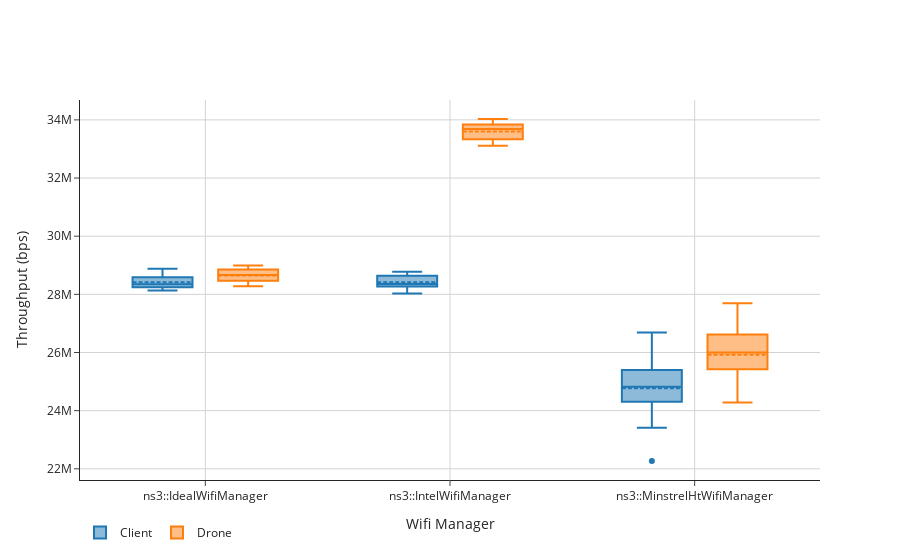

Source (notebook cell):
### Code cell
radius = '100'
filtered = full[(full['distance'] == radius)]
print(set(filtered['N']))
filtered = filtered[(filtered['N'] == '5')]
filtered = filtered[(filtered['dataRate'] == '50Mbps')]
drone = filtered[(filtered['agentType'] == 'Drone')]
client = filtered[(filtered['agentType'] == 'Client')]

trace0 = go.Box(
    y=(client['Throughput']),
    x=client['wifiManager'],
    name='Client',
    boxmean=True
)

trace1 = go.Box(
    y=(drone['Throughput']),
    x=drone['wifiManager'],
    name='Drone',
    boxmean=True
)


data = [trace0, trace1]
layout = go.Layout(
    template = "simple_white",
    xaxis_title="Wifi Manager",
    yaxis=go.layout.YAxis(
        title='Throughput (bps)',
    ),
    boxmode='group'
)

fig = go.Figure(data=data, layout=layout)
fig.update_layout(legend_orientation="h")
fig.update_xaxes(showgrid=True, gridwidth=1, gridcolor='LightGrey')
fig.update_yaxes(showgrid=True, gridwidth=1, gridcolor='LightGrey')
fig.show()
fig.write_image("débit_sink_3dB.png")

### Figure 1 — Plotly figure (JSON) as saved in the notebook; plotly's stock layout.template omitted (floating-point values rounded to 4 significant figures)
{"data": [{"boxmean": true, "name": "Client", "type": "box", "x": ["ns3::IdealWifiManager", "ns3::IdealWifiManager", "ns3::IdealWifiManager", "ns3::IdealWifiManager", "ns3::IdealWifiManager", "ns3::IdealWifiManager", "ns3::IdealWifiManager", "ns3::IdealWifiManager", "ns3::IdealWifiManager", "ns3::IdealWifiManager", "ns3::IdealWifiManager", "ns3::IdealWifiManager", "ns3::IdealWifiManager", "ns3::IdealWifiManager", "ns3::IdealWifiManager", "ns3::IdealWifiManager", "ns3::IdealWifiManager", "ns3::IdealWifiManager", "ns3::IdealWifiManager", "ns3::IdealWifiManager", "ns3::IntelWifiManager", "ns3::IntelWifiManager", "ns3::IntelWifiManager", "ns3::IntelWifiManager", "ns3::IntelWifiManager", "ns3::IntelWifiManager", "ns3::IntelWifiManager", "ns3::IntelWifiManager", "ns3::IntelWifiManager", "ns3::IntelWifiManager", "ns3::IntelWifiManager", "ns3::IntelWifiManager", "ns3::IntelWifiManager", "ns3::IntelWifiManager", "ns3::IntelWifiManager", "ns3::IntelWifiManager", "ns3::IntelWifiManager", "ns3::IntelWifiManager", "ns3::IntelWifiManager", "ns3::IntelWifiManager", "ns3::MinstrelHtWifiManager", "ns3::MinstrelHtWifiManager", "ns3::MinstrelHtWifiManager", "ns3::MinstrelHtWifiManager", "ns3::MinstrelHtWifiManager", "ns3::MinstrelHtWifiManager", "ns3::MinstrelHtWifiManager", "ns3::MinstrelHtWifiManager", "ns3::MinstrelHtWifiManager", "ns3::MinstrelHtWifiManager", "ns3::MinstrelHtWifiManager", "ns3::MinstrelHtWifiManager", "ns3::MinstrelHtWifiManager", "ns3::MinstrelHtWifiManager", "ns3::MinstrelHtWifiManager", "ns3::MinstrelHtWifiManager", "ns3::MinstrelHtWifiManager", "ns3::MinstrelHtWifiManager", "ns3::MinstrelHtWifiManager", "ns3::MinstrelHtWifiManager"], "y": [28240000.0, 28590000.0, 28130000.0, 28650000.0, 28300000.0, 28300000.0, 28200000.0, 28310000.0, 28190000.0, 28580000.0, 28660000.0, 28380000.0, 28170000.0, 28250000.0, 28450000.0, 28590000.0, 28290000.0, 28550000.0, 28880000.0, 28650000.0, 28170000.0, 28700000.0, 28030000.0, 28740000.0, 28360000.0, 28290000.0, 28130000.0, 28260000.0, 28110000.0, 28710000.0, 28600000.0, 28320000.0, 28350000.0, 28270000.0, 28390000.0, 28630000.0, 28310000.0, 28590000.0, 28780000.0, 28660000.0, 25210000.0, 24160000.0, 24520000.0, 22270000.0, 24690000.0, 25000000.0, 24640000.0, 24150000.0, 25470000.0, 25680000.0, 23790000.0, 26690000.0, 25340000.0, 23410000.0, 25610000.0, 24450000.0, 25620000.0, 24640000.0, 24950000.0, 25140000.0]}, {"boxmean": true, "name": "Drone", "type": "box", "x": ["ns3::IdealWifiManager", "ns3::IdealWifiManager", "ns3::IdealWifiManager", "ns3::IdealWifiManager", "ns3::IdealWifiManager", "ns3::IdealWifiManager", "ns3::IdealWifiManager", "ns3::IdealWifiManager", "ns3::IdealWifiManager", "ns3::IdealWifiManager", "ns3::IdealWifiManager", "ns3::IdealWifiManager", "ns3::IdealWifiManager", "ns3::IdealWifiManager", "ns3::IdealWifiManager", "ns3::IdealWifiManager", "ns3::IdealWifiManager", "ns3::IdealWifiManager", "ns3::IdealWifiManager", "ns3::IdealWifiManager", "ns3::IntelWifiManager", "ns3::IntelWifiManager", "ns3::IntelWifiManager", "ns3::IntelWifiManager", "ns3::IntelWifiManager", "ns3::IntelWifiManager", "ns3::IntelWifiManager", "ns3::IntelWifiManager", "ns3::IntelWifiManager", "ns3::IntelWifiManager", "ns3::IntelWifiManager", "ns3::IntelWifiManager", "ns3::IntelWifiManager", "ns3::IntelWifiManager", "ns3::IntelWifiManager", "ns3::IntelWifiManager", "ns3::IntelWifiManager", "ns3::IntelWifiManager", "ns3::IntelWifiManager", "ns3::IntelWifiManager", "ns3::MinstrelHtWifiManager", "ns3::MinstrelHtWifiManager", "ns3::MinstrelHtWifiManager", "ns3::MinstrelHtWifiManager", "ns3::MinstrelHtWifiManager", "ns3::MinstrelHtWifiManager", "ns3::MinstrelHtWifiManager", "ns3::MinstrelHtWifiManager", "ns3::MinstrelHtWifiManager", "ns3::MinstrelHtWifiManager", "ns3::MinstrelHtWifiManager", "ns3::MinstrelHtWifiManager", "ns3::MinstrelHtWifiManager", "ns3::MinstrelHtWifiManager", "ns3::MinstrelHtWifiManager", "ns3::MinstrelHtWifiManager", "ns3::MinstrelHtWifiManager", "ns3::MinstrelHtWifiManager", "ns3::MinstrelHtWifiManager", "ns3::MinstrelHtWifiManager"], "y": [28580000.0, 28860000.0, 28610000.0, 28870000.0, 28550000.0, 28280000.0, 28490000.0, 28447269, 28400000.0, 28860000.0, 28990000.0, 28680000.0, 28800000.0, 28290000.0, 28400000.0, 28850000.0, 28720000.0, 28650000.0, 28920000.0, 28770000.0, 33370000.0, 33810000.0, 33370000.0, 34030000.0, 33670000.0, 33110000.0, 33430000.0, 33300000.0, 33200000.0, 33880000.0, 33730000.0, 33810000.0, 33750000.0, 33250000.0, 33220000.0, 33890000.0, 33870000.0, 33600000.0, 33980000.0, 33700000.0, 25890000.0, 24450000.0, 25840000.0, 26110000.0, 26240000.0, 27080000.0, 26590000.0, 26140000.0, 26660000.0, 25320000.0, 24280000.0, 24310000.0, 24680000.0, 27690000.0, 26460000.0, 25860000.0, 26830000.0, 25540000.0, 25660000.0, 26790000.0]}], "layout": {"boxmode": "group", "legend": {"orientation": "h"}, "xaxis": {"gridcolor": "LightGrey", "gridwidth": 1, "showgrid": true, "title": {"text": "Wifi Manager"}}, "yaxis": {"gridcolor": "LightGrey", "gridwidth": 1, "showgrid": true, "title": {"text": "Throughput (bps)"}}}}
